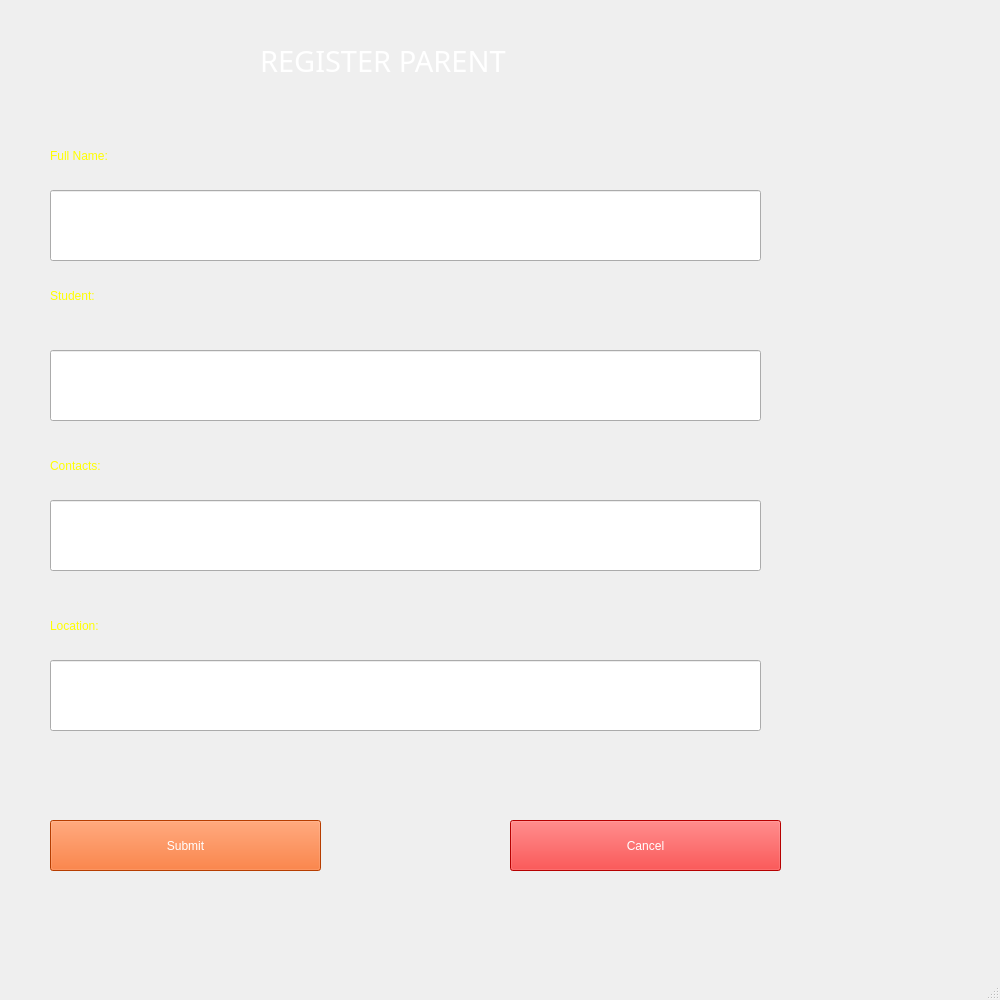
<?xml version="1.0" encoding="UTF-8"?>
<ui version="4.0">
 <class>MainWindow</class>
 <widget class="QMainWindow" name="MainWindow">
  <property name="geometry">
   <rect>
    <x>0</x>
    <y>0</y>
    <width>1000</width>
    <height>1000</height>
   </rect>
  </property>
  <property name="minimumSize">
   <size>
    <width>1000</width>
    <height>1000</height>
   </size>
  </property>
  <property name="maximumSize">
   <size>
    <width>1000</width>
    <height>1000</height>
   </size>
  </property>
  <property name="windowTitle">
   <string>Register Parent</string>
  </property>
  <property name="windowIcon">
   <iconset>
    <normaloff>../imgs/660921-84.png</normaloff>../imgs/660921-84.png</iconset>
  </property>
  <widget class="QWidget" name="centralwidget">
   <widget class="QLabel" name="label">
    <property name="geometry">
     <rect>
      <x>-10</x>
      <y>-10</y>
      <width>1021</width>
      <height>961</height>
     </rect>
    </property>
    <property name="text">
     <string/>
    </property>
    <property name="pixmap">
     <pixmap>../imgs/hero-bg.jpg</pixmap>
    </property>
    <property name="scaledContents">
     <bool>true</bool>
    </property>
   </widget>
   <widget class="QLabel" name="label_2">
    <property name="geometry">
     <rect>
      <x>260</x>
      <y>40</y>
      <width>481</width>
      <height>41</height>
     </rect>
    </property>
    <property name="font">
     <font>
      <family>Segoe UI Black</family>
      <pointsize>22</pointsize>
      <weight>10</weight>
      <italic>false</italic>
      <bold>false</bold>
     </font>
    </property>
    <property name="styleSheet">
     <string notr="true">font: 87 22pt &quot;Segoe UI Black&quot;;
color: rgb(255, 255, 255);</string>
    </property>
    <property name="text">
     <string>REGISTER PARENT</string>
    </property>
   </widget>
   <widget class="QLabel" name="label_3">
    <property name="geometry">
     <rect>
      <x>50</x>
      <y>140</y>
      <width>191</width>
      <height>31</height>
     </rect>
    </property>
    <property name="styleSheet">
     <string notr="true">color: rgb(255, 255, 0);
font: 87 12pt &quot;Segoe UI Black&quot;;</string>
    </property>
    <property name="text">
     <string>Full Name:</string>
    </property>
   </widget>
   <widget class="QLineEdit" name="full_name">
    <property name="geometry">
     <rect>
      <x>50</x>
      <y>190</y>
      <width>711</width>
      <height>71</height>
     </rect>
    </property>
    <property name="styleSheet">
     <string notr="true">font: 20pt &quot;Segoe MDL2 Assets&quot;;</string>
    </property>
   </widget>
   <widget class="QLabel" name="label_4">
    <property name="geometry">
     <rect>
      <x>50</x>
      <y>280</y>
      <width>511</width>
      <height>31</height>
     </rect>
    </property>
    <property name="styleSheet">
     <string notr="true">color: rgb(255, 255, 0);
font: 87 12pt &quot;Segoe UI Black&quot;;</string>
    </property>
    <property name="text">
     <string>Student:</string>
    </property>
   </widget>
   <widget class="QLineEdit" name="student">
    <property name="geometry">
     <rect>
      <x>50</x>
      <y>350</y>
      <width>711</width>
      <height>71</height>
     </rect>
    </property>
    <property name="styleSheet">
     <string notr="true">font: 20pt &quot;Segoe MDL2 Assets&quot;;</string>
    </property>
   </widget>
   <widget class="QLabel" name="label_5">
    <property name="geometry">
     <rect>
      <x>50</x>
      <y>450</y>
      <width>411</width>
      <height>31</height>
     </rect>
    </property>
    <property name="styleSheet">
     <string notr="true">color: rgb(255, 255, 0);
font: 87 12pt &quot;Segoe UI Black&quot;;</string>
    </property>
    <property name="text">
     <string>Contacts:</string>
    </property>
   </widget>
   <widget class="QLineEdit" name="contacts">
    <property name="geometry">
     <rect>
      <x>50</x>
      <y>500</y>
      <width>711</width>
      <height>71</height>
     </rect>
    </property>
    <property name="styleSheet">
     <string notr="true">font: 20pt &quot;Segoe MDL2 Assets&quot;;</string>
    </property>
    <property name="text">
     <string/>
    </property>
   </widget>
   <widget class="QLabel" name="label_6">
    <property name="geometry">
     <rect>
      <x>50</x>
      <y>610</y>
      <width>191</width>
      <height>31</height>
     </rect>
    </property>
    <property name="styleSheet">
     <string notr="true">color: rgb(255, 255, 0);
font: 87 12pt &quot;Segoe UI Black&quot;;</string>
    </property>
    <property name="text">
     <string>Location:</string>
    </property>
   </widget>
   <widget class="QLineEdit" name="location">
    <property name="geometry">
     <rect>
      <x>50</x>
      <y>660</y>
      <width>711</width>
      <height>71</height>
     </rect>
    </property>
    <property name="styleSheet">
     <string notr="true">font: 20pt &quot;Segoe MDL2 Assets&quot;;</string>
    </property>
   </widget>
   <widget class="QPushButton" name="submit">
    <property name="geometry">
     <rect>
      <x>50</x>
      <y>820</y>
      <width>271</width>
      <height>51</height>
     </rect>
    </property>
    <property name="styleSheet">
     <string notr="true">background-color: rgb(255, 85, 0);
color: rgb(255, 255, 255);
font: 11pt &quot;MS Shell Dlg 2&quot;;</string>
    </property>
    <property name="text">
     <string>Submit</string>
    </property>
   </widget>
   <widget class="QPushButton" name="cancel">
    <property name="geometry">
     <rect>
      <x>510</x>
      <y>820</y>
      <width>271</width>
      <height>51</height>
     </rect>
    </property>
    <property name="styleSheet">
     <string notr="true">background-color: rgb(255, 0, 0);
color: rgb(255, 255, 255);
font: 11pt &quot;MS Shell Dlg 2&quot;;</string>
    </property>
    <property name="text">
     <string>Cancel</string>
    </property>
   </widget>
  </widget>
  <widget class="QMenuBar" name="menubar">
   <property name="geometry">
    <rect>
     <x>0</x>
     <y>0</y>
     <width>1000</width>
     <height>22</height>
    </rect>
   </property>
  </widget>
  <widget class="QStatusBar" name="statusbar"/>
 </widget>
 <resources/>
 <connections/>
</ui>
